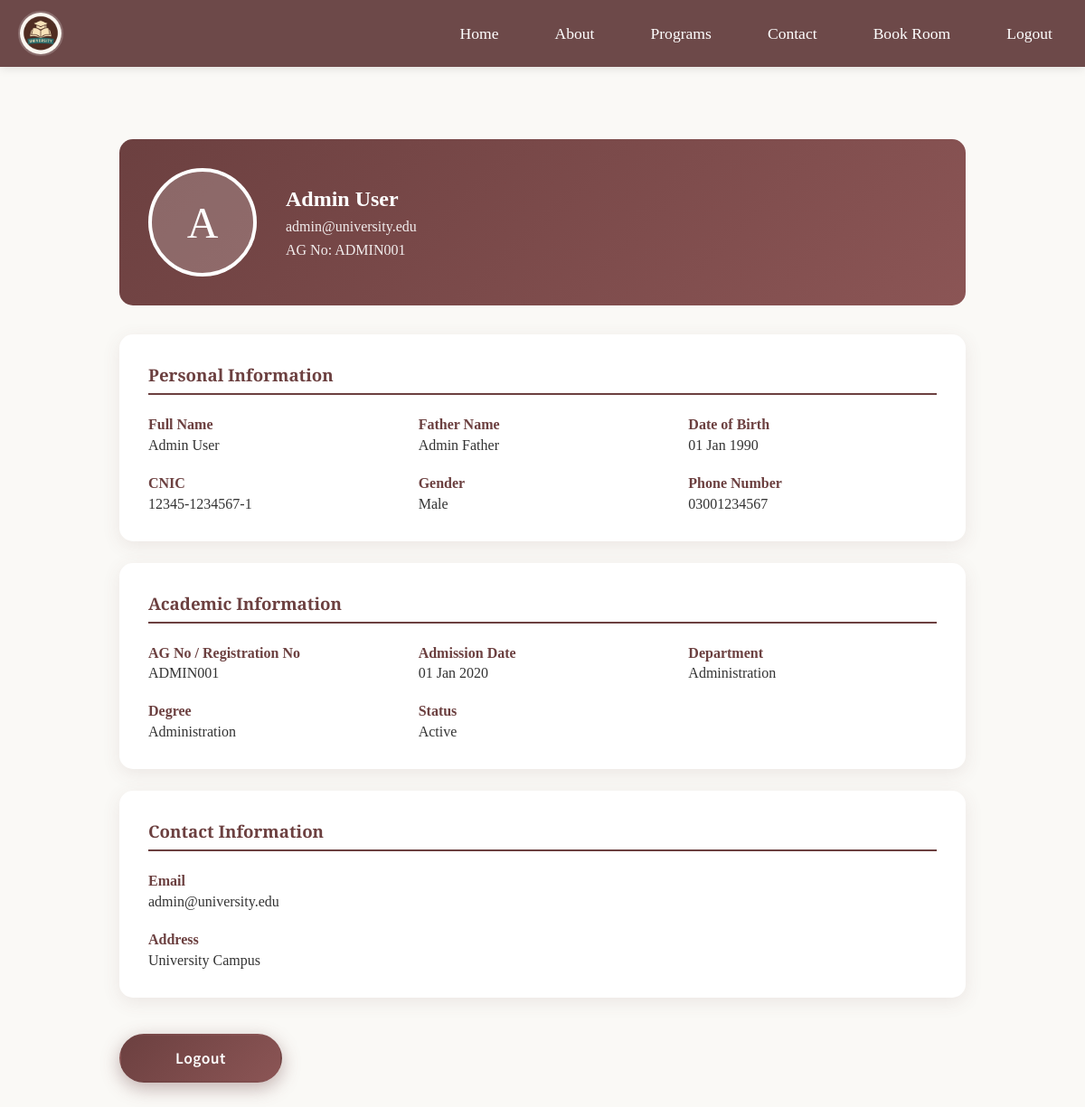
Screenshot of /user/dashboard.php (signed in) with the database file from the repository.
### tables this page shows
CREATE TABLE IF NOT EXISTS students (
    stu_id INT AUTO_INCREMENT PRIMARY KEY,
    name VARCHAR(100) NOT NULL,
    father_name VARCHAR(100) NOT NULL,
    dob DATE NOT NULL,
    cnic VARCHAR(20) NOT NULL UNIQUE,
    gender ENUM('Male', 'Female', 'Other') NOT NULL,
    email VARCHAR(100) NOT NULL UNIQUE,
    adm_date DATE NOT NULL,
    ag_no VARCHAR(50) NOT NULL UNIQUE,
    department VARCHAR(100) NOT NULL,
    class VARCHAR(50),
    section VARCHAR(20),
    degree VARCHAR(100) NOT NULL,
    phone_no VARCHAR(20) NOT NULL,
    address TEXT NOT NULL,
    stu_status ENUM('Active', 'Inactive', 'Graduated', 'Suspended') DEFAULT 'Active',
    password VARCHAR(255) NOT NULL,
    profile_picture VARCHAR(255) DEFAULT NULL,
    role ENUM('student', 'admin', 'faculty') DEFAULT 'student',
    is_focal_person TINYINT(1) DEFAULT 0,
    created_at TIMESTAMP DEFAULT CURRENT_TIMESTAMP,
    updated_at TIMESTAMP DEFAULT CURRENT_TIMESTAMP ON UPDATE CURRENT_TIMESTAMP,
    INDEX idx_email (email),
    INDEX idx_ag_no (ag_no),
    INDEX idx_department (department),
    INDEX idx_role (role)
);

### user/dashboard.php (the view, shortened to what this page needs)
<?php
$pdo = getDBConnection();
$stmt = $pdo->prepare("SELECT * FROM students WHERE stu_id = ?");
$stmt->execute([$_SESSION['user_id']]);
$student = $stmt->fetch();
?>
<!DOCTYPE html>
<html lang="en">
<head>
    <link rel="stylesheet" href="../style.css">
</head>
<body>
    <div class="navbar">
        <img src="../ChatGPT Image Oct 1, 2025, 10_03_37 AM.png" class="logo" alt="University Logo">
        <ul>
            <li><a href="../index.html">Home</a></li>
            <li><a href="../about.html">About</a></li>
            <li><a href="../program.html">Programs</a></li>
            <li><a href="../contact.html">Contact</a></li>
            <li><a href="booking.php">Book Room</a></li>
            <li><a href="logout.php">Logout</a></li>
        </ul>
    </div>
    <div class="dashboard-container">
        <div class="profile-header">
            <?php if ($student['profile_picture']): ?>
                <img src="../uploads/<?php echo htmlspecialchars($student['profile_picture']); ?>" alt="Profile" class="profile-picture">
            <?php else: ?>
                <div class="profile-picture" style="background: rgba(255,255,255,0.2); display: flex; align-items: center; justify-content: center; font-size: 3rem;"><?php echo strtoupper(substr($student['name'], 0, 1)); ?></div>
            <?php endif; ?>
            <div class="profile-info">
                <h2 style="margin: 0;"><?php echo htmlspecialchars($student['name']); ?></h2>
                <p style="margin: 0.5rem 0 0 0; opacity: 0.9;"><?php echo htmlspecialchars($student['email']); ?></p>
                <p style="margin: 0.5rem 0 0 0; opacity: 0.9;">AG No: <?php echo htmlspecialchars($student['ag_no']); ?></p>
            </div>
        </div>
        <div class="profile-card">
            <h3>Personal Information</h3>
            <div class="info-grid">
                <div class="info-item">
                    <span class="info-label">Full Name</span>
                    <span class="info-value"><?php echo htmlspecialchars($student['name']); ?></span>
                </div>
                <div class="info-item">
                    <span class="info-label">Father Name</span>
                    <span class="info-value"><?php echo htmlspecialchars($student['father_name']); ?></span>
                </div>
                <div class="info-item">
                    <span class="info-label">Date of Birth</span>
                    <span class="info-value"><?php echo date('d M Y', strtotime($student['dob'])); ?></span>
                </div>
                <div class="info-item">
                    <span class="info-label">CNIC</span>
                    <span class="info-value"><?php echo htmlspecialchars($student['cnic']); ?></span>
                </div>
                <div class="info-item">
                    <span class="info-label">Gender</span>
                    <span class="info-value"><?php echo htmlspecialchars($student['gender']); ?></span>
                </div>
                <div class="info-item">
                    <span class="info-label">Phone Number</span>
                    <span class="info-value"><?php echo htmlspecialchars($student['phone_no']); ?></span>
                </div>
            </div>
        </div>
        <div class="profile-card">
            <h3>Academic Information</h3>
            <div class="info-grid">
                <div class="info-item">
                    <span class="info-label">AG No / Registration No</span>
                    <span class="info-value"><?php echo htmlspecialchars($student['ag_no']); ?></span>
                </div>
                <div class="info-item">
                    <span class="info-label">Admission Date</span>
                    <span class="info-value"><?php echo date('d M Y', strtotime($student['adm_date'])); ?></span>
                </div>
                <div class="info-item">
                    <span class="info-label">Department</span>
                    <span class="info-value"><?php echo htmlspecialchars($student['department']); ?></span>
                </div>
                <div class="info-item">
                    <span class="info-label">Degree</span>
                    <span class="info-value"><?php echo htmlspecialchars($student['degree']); ?></span>
                </div>
                <div class="info-item">
                    <span class="info-label">Status</span>
                    <span class="info-value"><?php echo htmlspecialchars($student['stu_status']); ?></span>
                </div>
            </div>
        </div>
        <div class="profile-card">
            <h3>Contact Information</h3>
            <div class="info-grid">
                <div class="info-item">
                    <span class="info-label">Email</span>
                    <span class="info-value"><?php echo htmlspecialchars($student['email']); ?></span>
                </div>
                <div class="info-item" style="grid-column: 1 / -1;">
                    <span class="info-label">Address</span>
                    <span class="info-value"><?php echo htmlspecialchars($student['address']); ?></span>
                </div>
            </div>
        </div>
        <a href="logout.php" class="btn btn-primary logout-btn">Logout</a>
    </div>
</body>
</html>

### public/assets/style.css (style rules this page uses)
* { margin: 0; padding: 0; box-sizing: border-box; }
body { background-color: #FAF9F6; font-family: 'Cormorant Garamond', serif; }
.navbar { display: flex; justify-content: space-between; align-items: center; padding: 12px 20px; background: rgba(102, 64, 64, 0.95); flex-wrap: wrap; box-shadow: 0 2px 10px rgba(0, 0, 0, 0.1); position: sticky; top: 0; z-index: 1000; backdrop-filter: blur(10px); }
.navbar .logo { width: 50px; height: 50px; border-radius: 50%; object-fit: cover; border: 2px solid rgba(255, 255, 255, 0.2); transition: transform 0.3s ease; }
.navbar ul { display: flex; list-style: none; gap: 30px; flex-wrap: wrap; justify-content: center; }
.navbar ul li a { text-decoration: none; color: #fff; font-weight: 500; font-size: 1.1rem; padding: 10px 16px; border-radius: 8px; transition: all 0.3s ease; position: relative; overflow: hidden; }
.btn { display: inline-block; padding: 14px 32px; font-size: 1.1rem; font-family: 'Source Sans Pro', sans-serif; font-weight: 600; text-decoration: none; border-radius: 50px; transition: all 0.4s cubic-bezier(0.4, 0, 0.2, 1); text-align: center; cursor: pointer; min-width: 180px; position: relative; overflow: hidden; box-shadow: 0 4px 15px rgba(108, 64, 64, 0.3); letter-spacing: 0.5px; }
.btn::before { content: ''; position: absolute; top: 50%; left: 50%; width: 0; height: 0; border-radius: 50%; background: rgba(255, 255, 255, 0.2); transform: translate(-50%, -50%); transition: width 0.6s, height 0.6s; }
.btn-primary { background: linear-gradient(135deg, #6c4040 0%, #8b5555 100%); color: #fff; border: 2px solid transparent; box-shadow: 0 6px 20px rgba(108, 64, 64, 0.4); }

### user/dashboard.php (style rules this page uses)
.dashboard-container { max-width: 1000px; margin: 3rem auto; padding: 2rem; }
.profile-header { background: linear-gradient(135deg, #6c4040 0%, #8b5555 100%); color: #fff; padding: 2rem; border-radius: 15px; margin-bottom: 2rem; display: flex; align-items: center; gap: 2rem; }
.profile-picture { width: 120px; height: 120px; border-radius: 50%; border: 4px solid #fff; object-fit: cover; }
.profile-info h2 { margin-bottom: 0.5rem; }
.profile-card { background: #fff; padding: 2rem; border-radius: 15px; box-shadow: 0 5px 20px rgba(108, 64, 64, 0.1); margin-bottom: 1.5rem; }
.profile-card h3 { color: #6c4040; margin-bottom: 1.5rem; font-family: 'Cinzel', serif; border-bottom: 2px solid #6c4040; padding-bottom: 0.5rem; }
.info-grid { display: grid; grid-template-columns: repeat(auto-fit, minmax(250px, 1fr)); gap: 1.5rem; }
.info-item { display: flex; flex-direction: column; }
.info-label { font-weight: 600; color: #6c4040; margin-bottom: 0.3rem; }
.info-value { color: #333; }
.logout-btn { display: inline-block; margin-top: 1rem; }

### rows the page displays
students: name "A", name "Admin User", email "admin@university.edu", ag_no "ADMIN001", father_name "Admin Father", dob "01 Jan 1990", cnic "12345-1234567-1", gender "Male", phone_no "03001234567", adm_date "01 Jan 2020", department "Administration", degree "Administration", stu_status "Active", address "University Campus"
